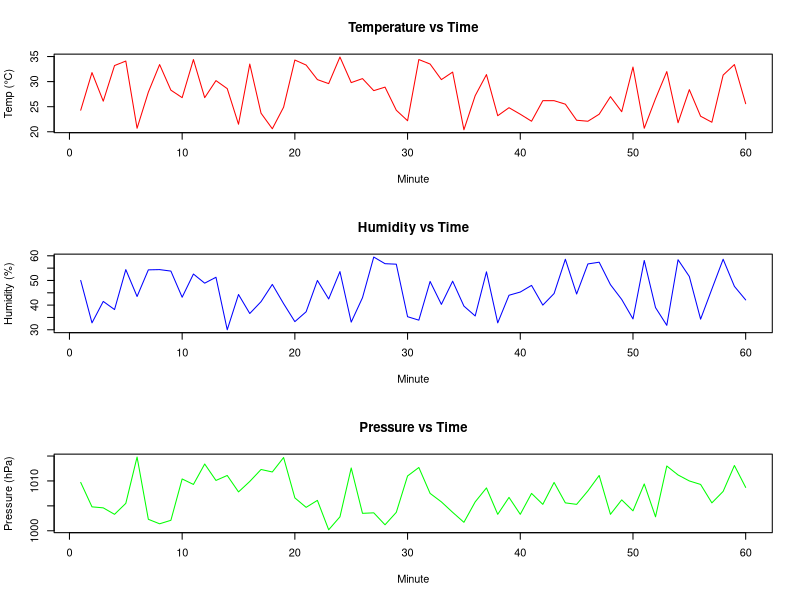

Source code (R):
# Function to check whether a number is odd or even
check_odd_even <- function(number) {
  if (number %% 2 == 0) {
    return("The number is even.")
  } else {
    return("The number is odd.")
  }
}

# Test the function
print(check_odd_even(4))    # Test with a positive even number
print(check_odd_even(7))    # Test with a positive odd number
print(check_odd_even(0))    # Test with zero
print(check_odd_even(-10))  # Test with a negative even number
print(check_odd_even(-3))   # Test with a negative odd number  



# Function to generate and print the Fibonacci sequence
generate_fibonacci <- function(n) {
  # Initialize the first two terms of the Fibonacci sequence
  fib_seq <- numeric(n)
  fib_seq[1] <- 0
  if (n > 1) {
    fib_seq[2] <- 1
  }
  
  # Generate the Fibonacci sequence
  for (i in 3:n) {
    fib_seq[i] <- fib_seq[i - 1] + fib_seq[i - 2]
  }
  
  # Print the Fibonacci sequence
  for (i in 1:n) {
    print(fib_seq[i])
  }
}

# Test the function
generate_fibonacci(5)   # Test with 5 terms
generate_fibonacci(10)  # Test with 10 terms
generate_fibonacci(20)  # Test with 20 terms



# Function to check whether a given year is a leap year
is_leap_year <- function(year) {
  if ((year %% 4 == 0 && year %% 100 != 0) || (year %% 400 == 0)) {
    return("The year is a leap year.")
  } else {
    return("The year is not a leap year.")
  }
}

# Test the function
print(is_leap_year(2024))  # Test with a leap year
print(is_leap_year(2023))  # Test with a common year
print(is_leap_year(2000))  # Test with a leap year divisible by 400
print(is_leap_year(1900))  # Test with a common year divisible by 100



# Function to check whether a given number is an Armstrong number
is_armstrong <- function(number) {
  # Convert the number to a character string to extract digits
  digits <- unlist(strsplit(as.character(number), ""))
  # Convert the character digits back to integers
  digits <- as.integer(digits)
  # Calculate the number of digits
  n <- length(digits)
  # Calculate the sum of digits each raised to the power of n
  sum_of_powers <- sum(digits^n)
  
  if (sum_of_powers == number) {
    return("The number is an Armstrong number.")
  } else {
    return("The number is not an Armstrong number.")
  }
}

# Test the function
print(is_armstrong(153))  # Test with a three-digit Armstrong number
print(is_armstrong(123))  # Test with a non-Armstrong number
print(is_armstrong(1634)) # Test with a four-digit Armstrong number
print(is_armstrong(7))    # Test with a single-digit number 



heights <- c(150, 160, 165, 155, 170, 175, 180)

# 1. Mean and median
mean_height <- mean(heights)
median_height <- median(heights)

# 2. Maximum and minimum heights
max_height <- max(heights)
min_height <- min(heights)

# 3. Number of students taller than 165 cm
taller_than_165 <- sum(heights > 165)

# 4. Sorted heights
sorted_heights <- sort(heights)

# Print results
cat("Mean height:", mean_height, "\n")
cat("Median height:", median_height, "\n")
cat("Maximum height:", max_height, "\n")
cat("Minimum height:", min_height, "\n")
cat("Number of students taller than 165 cm:", taller_than_165, "\n")
cat("Sorted heights:", sorted_heights, "\n")



sales <- c(12, 15, 10, 18, 20, 22, 25, 28, 30, 35, 40, 45)

# 1. Total sales for the year
total_sales <- sum(sales)

# 2. Average monthly sales
average_sales <- mean(sales)

# 3. Months with sales above 25,000
months_above_25k <- which(sales > 25)


# Print results
cat("Total sales for the year:", total_sales, "\n")
cat("Average monthly sales:", average_sales, "\n")
cat("Months with sales above 25,000:", months_above_25k, "\n")



temps_celsius <- c(0, 20, 25, 30, 35, 40)

# 1. Convert to Fahrenheit
temps_fahrenheit <- temps_celsius * 9/5 + 32

# 2. Identify temperatures above 90°F
above_90 <- temps_fahrenheit > 90

# Print results
cat("Temperatures in Fahrenheit:", temps_fahrenheit, "\n")
cat("Temperatures above 90°F:", temps_fahrenheit[above_90], "\n")



names <- c("Alice", "Bob", "Charlie", "David")

# 1. Convert to uppercase
upper_names <- toupper(names)

# 2. Count number of characters
name_lengths <- nchar(names)

# 3. Check if names contain the letter "a"
contains_a <- grepl("a", names, ignore.case = TRUE)

# Print results
cat("Uppercase names:", upper_names, "\n")
cat("Number of characters in each name:", name_lengths, "\n")
cat("Names containing the letter 'a':", names[contains_a], "\n")



vec1 <- c(1, 2, 3, 4, 5)
vec2 <- c(10, 20, 30)

# Element-wise addition with recycling
add_result <- vec1 + vec2

# Element-wise subtraction with recycling
sub_result <- vec1 - vec2

# Element-wise multiplication with recycling
mul_result <- vec1 * vec2

# Print results
cat("Element-wise addition:", add_result, "\n")
cat("Element-wise subtraction:", sub_result, "\n")
cat("Element-wise multiplication:", mul_result, "\n") 



numbers <- c(5, 3, 8, 3, 9, 5, 2, 8)

# 1. Find unique elements
unique_numbers <- unique(numbers)

# 2. Identify duplicated elements
duplicates <- numbers[duplicated(numbers)]

# 3. Remove duplicates, keeping only the first occurrence
no_duplicates <- numbers[!duplicated(numbers)]

# Print results
cat("Unique elements:", unique_numbers, "\n")
cat("Duplicated elements:", duplicates, "\n")
cat("Vector without duplicates:", no_duplicates, "\n") 



closing_prices <- c(120, 122, 118, 121, 119, 117, 123, 125, 126, 124, 128, 130, 129, 131, 135, 134, 136, 137, 140, 138, 139, 141, 142, 144, 143, 145, 146, 148, 147, 149)

# 1. Calculate daily returns (percentage change)
# diff() calculates the difference between consecutive elements
# We divide by the prices excluding the last one to get the base for percentage
daily_returns <- diff(closing_prices) / head(closing_prices, -1) * 100

# 2. Identify days with highest and lowest returns
# We add 1 to the index because the returns vector starts from Day 2
max_return_day <- which.max(daily_returns) + 1
min_return_day <- which.min(daily_returns) + 1

# 3. Calculate cumulative return over the month
# (Final Price - Initial Price) / Initial Price
cumulative_return <- (tail(closing_prices, 1) - head(closing_prices, 1)) / head(closing_prices, 1) * 100

# Print results
cat("Highest daily return occurred on Day:", max_return_day, "with", max(daily_returns), "%\n")
cat("Lowest daily return occurred on Day:", min_return_day, "with", min(daily_returns), "%\n")
cat("Cumulative return over the month:", cumulative_return, "%\n")

# Optional: Print first few daily returns to verify
cat("First 5 daily returns:", head(daily_returns, 5), "\n")



# Simulate sensor data for 60 minutes (1 hour) using a fixed seed for reproducibility
set.seed(123)
time <- 1:60
temperature <- round(runif(60, 20, 35), 1)  # Random temp between 20-35 C
humidity <- round(runif(60, 30, 60), 1)     # Random humidity between 30-60 %
pressure <- round(runif(60, 1000, 1015), 1) # Random pressure between 1000-1015 hPa

# 1. Calculate average readings
avg_temp <- mean(temperature)
avg_hum <- mean(humidity)
avg_pres <- mean(pressure)

# 2. Identify time intervals (minutes) with specific conditions
# Condition: Temp > 30 AND Humidity < 40
critical_intervals <- time[temperature > 30 & humidity < 40]

# Print numerical results
cat("Average Temperature:", avg_temp, "°C\n")
cat("Average Humidity:", avg_hum, "%\n")
cat("Average Pressure:", avg_pres, "hPa\n")
cat("Minutes with Temp > 30°C and Humidity < 40%:", critical_intervals, "\n")

# 3. Plot the sensor readings
# Set up a plotting area with 3 rows and 1 column
par(mfrow = c(3, 1))

plot(time, temperature, type = "l", main = "Temperature vs Time", 
     xlab = "Minute", ylab = "Temp (°C)", col = "red")

plot(time, humidity, type = "l", main = "Humidity vs Time", 
     xlab = "Minute", ylab = "Humidity (%)", col = "blue")

plot(time, pressure, type = "l", main = "Pressure vs Time", 
     xlab = "Minute", ylab = "Pressure (hPa)", col = "green")